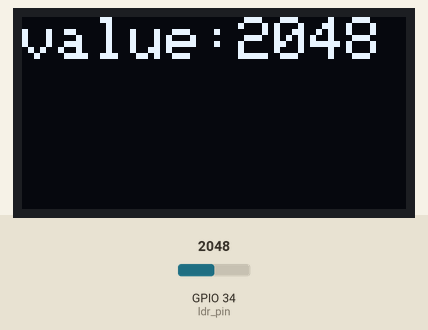
Recording of a sketch running on a simulated ESP32. Parts: 128×64 one-colour display. The inputs (shaded band) are chosen by the test bench; at power-on: GPIO 34 (ldr_pin) = 2048.

Above: at 3.2 s.
3.3 s: GPIO 34 (ldr_pin) set to 2866
At 3.8 s:
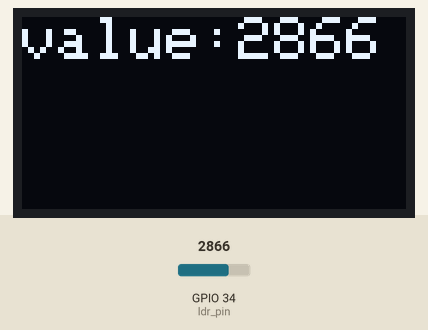
4.8 s: GPIO 34 (ldr_pin) set to 3603
At 5.9 s:
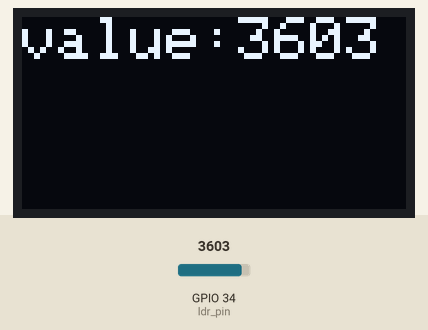
6.3 s: GPIO 34 (ldr_pin) set to 4095
At 6.8 s:
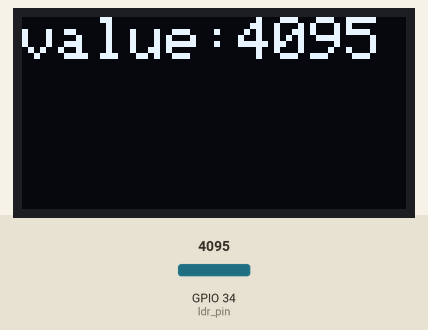
Timing chart, 0 to 9.3 s (numbered marks = the images above; inputs shaded):
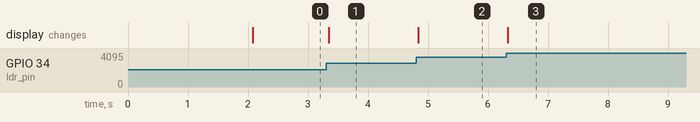

Measured:
- after the input at 3.3 s, the display: changes at once (image 1)
- after the input at 4.8 s, the display: changes at once (image 2)
- after the input at 6.3 s, the display: changes at once (image 3)

The sketch:

sketch.ino
```cpp
#include <Adafruit_SSD1306.h>
#include <Wire.h>
#define SCREEN_WIDTH 128
#define SCREEN_HEIGHT 64
#define SCREEN_ADDRESS 0x3C
Adafruit_SSD1306 display(SCREEN_WIDTH,SCREEN_HEIGHT, &Wire, -1);
#define ldr_pin 34

void setup() {
  display.begin(SSD1306_SWITCHCAPVCC, 0x3C);
display.setCursor(0,0);
display.clearDisplay();
display.setTextColor(SSD1306_WHITE);
display.setTextSize(1);
display.print("System initializing");
display.display();
delay(2000);
}

void loop() {
  display.clearDisplay();
  display.setTextSize(2);
  display.setTextColor(SSD1306_WHITE);
  display.setCursor(0,0);
  int ldrvalue = analogRead(ldr_pin);
  display.print("value:");
  display.print(ldrvalue);
 display.display();
}
```
